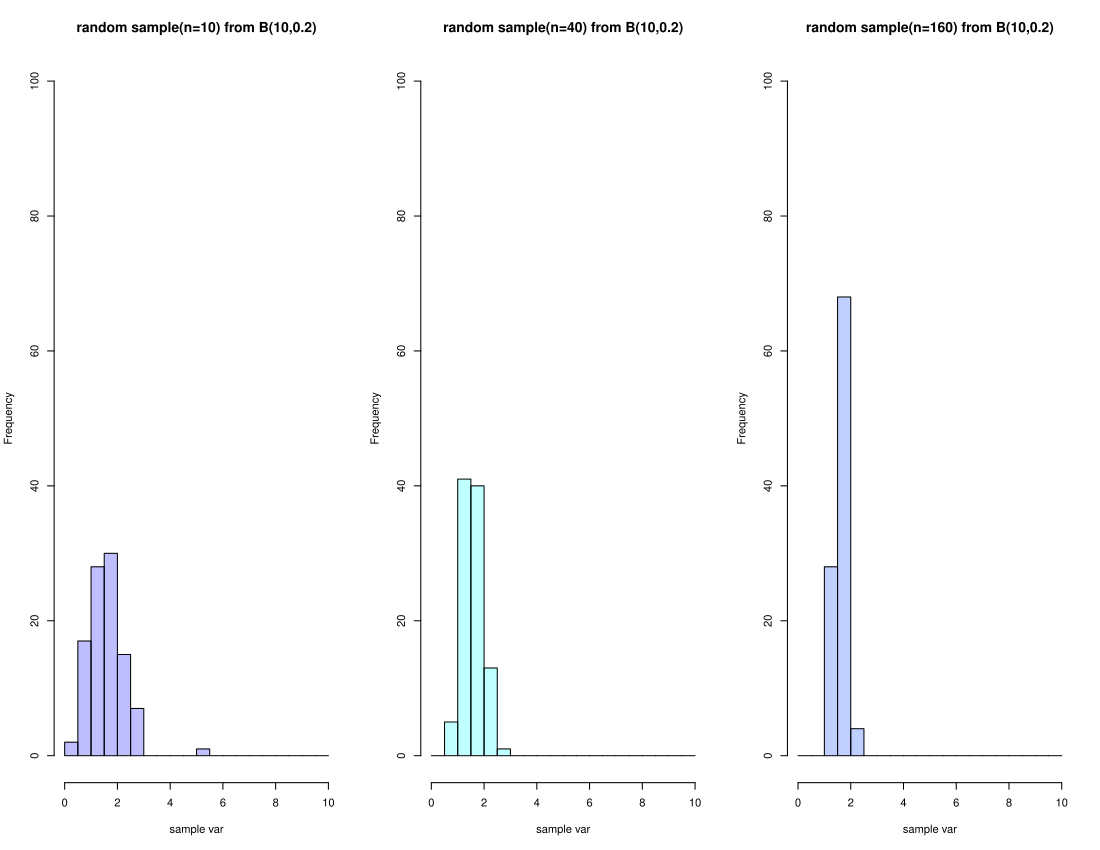

Write the R code that produced this figure.
# want to repeat this procedure for different sample sizes. 
S = 100
par(mfrow = c(1,3)) # plot 4 figures 
for(n in c(10,40,160)){
  sample_var=rep(NA,S)
  for(i in 1:S){
    sample_norm=rbinom(n,10,0.2)
    sample_var[i]=var(sample_norm)
  }
  if (n == 10){
    hist(sample_var, xlim=c(0,10), ylim=c(0,100),xlab="sample var",
         col=rgb(0,0,1,1/4), main="random sample(n=10) from B(10,0.2)", 
         breaks = seq(0,10,0.5))
  }
  if (n == 40){
    hist(sample_var, xlim=c(0,10), ylim=c(0,100),xlab="sample var",
         col=rgb(0,1,1,1/4), main="random sample(n=40) from B(10,0.2)", 
         breaks = seq(0,10,0.5))
  }
  if (n == 160){
    hist(sample_var, xlim=c(0,10), ylim=c(0,100),xlab="sample var",
         col=rgb(0,1/4,1,1/4), main="random sample(n=160) from B(10,0.2)", 
         breaks = seq(0,10,0.5))
  }
}
